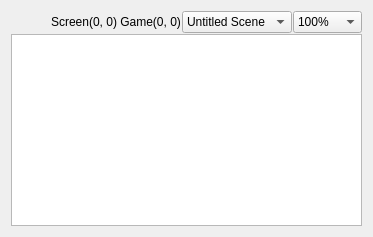
      <widget class="QWidget" name="layoutWidget">
       <layout class="QVBoxLayout" name="verticalLayout_3">
        <property name="spacing">
         <number>1</number>
        </property>
        <item>
         <layout class="QHBoxLayout" name="horizontalLayout_2" stretch="0,0,0,0">
          <property name="spacing">
           <number>1</number>
          </property>
          <item>
           <spacer name="horizontalSpacer">
            <property name="orientation">
             <enum>Qt::Horizontal</enum>
            </property>
            <property name="sizeHint" stdset="0">
             <size>
              <width>40</width>
              <height>20</height>
             </size>
            </property>
           </spacer>
          </item>
          <item>
           <widget class="QLabel" name="viewInfoLabel">
            <property name="text">
             <string>Screen(0, 0) Game(0, 0)</string>
            </property>
            <property name="alignment">
             <set>Qt::AlignCenter</set>
            </property>
           </widget>
          </item>
          <item>
           <widget class="QComboBox" name="comboBox_4">
            <property name="sizePolicy">
             <sizepolicy hsizetype="Preferred" vsizetype="Fixed">
              <horstretch>0</horstretch>
              <verstretch>0</verstretch>
             </sizepolicy>
            </property>
            <property name="sizeAdjustPolicy">
             <enum>QComboBox::AdjustToContents</enum>
            </property>
            <item>
             <property name="text">
              <string>Untitled Scene</string>
             </property>
            </item>
           </widget>
          </item>
          <item>
           <widget class="QComboBox" name="comboBoxZoomLevel">
            <property name="sizePolicy">
             <sizepolicy hsizetype="Fixed" vsizetype="Fixed">
              <horstretch>0</horstretch>
              <verstretch>0</verstretch>
             </sizepolicy>
            </property>
            <property name="minimumSize">
             <size>
              <width>60</width>
              <height>0</height>
             </size>
            </property>
            <property name="editable">
             <bool>false</bool>
            </property>
            <property name="insertPolicy">
             <enum>QComboBox::InsertAtTop</enum>
            </property>
            <property name="duplicatesEnabled">
             <bool>false</bool>
            </property>
            <item>
             <property name="text">
              <string>100%</string>
             </property>
            </item>
            <item>
             <property name="text">
              <string>10%</string>
             </property>
            </item>
            <item>
             <property name="text">
              <string>25%</string>
             </property>
            </item>
            <item>
             <property name="text">
              <string>50%</string>
             </property>
            </item>
            <item>
             <property name="text">
              <string>75%</string>
             </property>
            </item>
            <item>
             <property name="text">
              <string>100%</string>
             </property>
            </item>
            <item>
             <property name="text">
              <string>200%</string>
             </property>
            </item>
            <item>
             <property name="text">
              <string>400%</string>
             </property>
            </item>
            <item>
             <property name="text">
              <string>800%</string>
             </property>
            </item>
            <item>
             <property name="text">
              <string>1600%</string>
             </property>
            </item>
            <item>
             <property name="text">
              <string>3000%</string>
             </property>
            </item>
           </widget>
          </item>
         </layout>
        </item>
        <item>
         <widget class="EditorView" name="editorView">
          <property name="renderHints">
           <set>QPainter::Antialiasing|QPainter::SmoothPixmapTransform|QPainter::TextAntialiasing</set>
          </property>
         </widget>
        </item>
       </layout>
      </widget>
